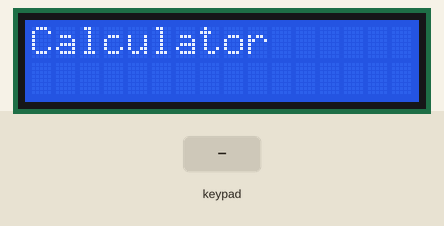
A sketch run on a simulated Arduino Uno, built with avr-gcc and run on an emulated ATmega328P. Parts: 16×2 character LCD. The test bench sets the inputs (shaded band).

Above: at 1.2 s.
1.3 s: keypad keys 7 + 5 = pressed 0.4 s apart
At 3.5 s:
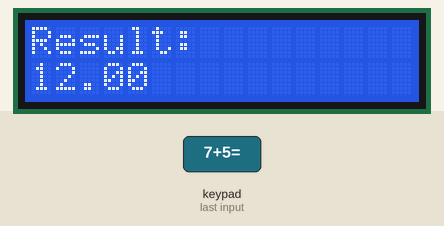
4.4 s: key '*' pressed
At 4.7 s:
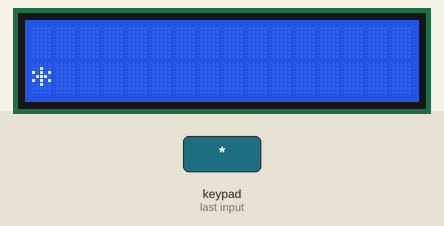
5.9 s: key '/' pressed
At 6.7 s:
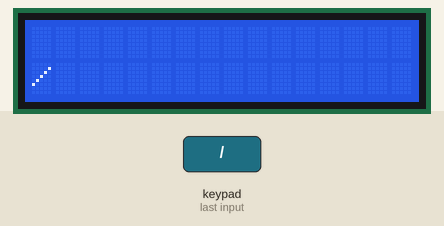
7.4 s: key '=' pressed
At 8.3 s:
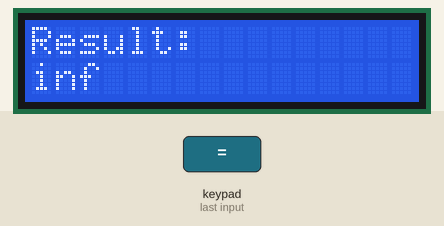
8.9 s: keypad keys 9 8 7 6 pressed 0.4 s apart
At 11.2 s:
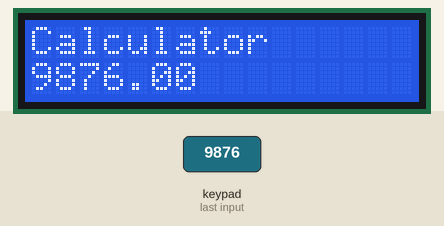
12.0 s: key '+' pressed
At 12.8 s:
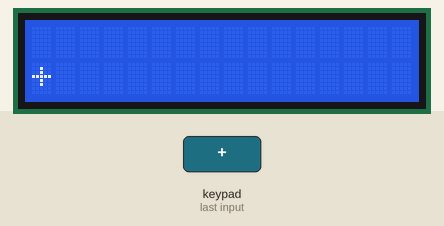
Timing chart, 0 to 14.5 s (numbered marks = the images above; inputs shaded):
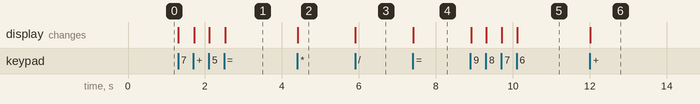

The sketch:

Prj04_SimpleCalcWithKeypad.ino
```cpp
#include <Wire.h>
#include <LiquidCrystal_I2C.h>
#include <Keypad.h>

// SDA - A4, SCL - A5
// Initialize the LCD object with I2C address 0x27, 16 columns, 2 rows
LiquidCrystal_I2C lcd(0x27, 16, 2);

// Set up the configuration for the Keypad
const byte ROWS = 4; // Number of rows
const byte COLS = 4; // Number of columns
char keys[ROWS][COLS] = {
  {'1','2','3','+'},
  {'4','5','6','-'},
  {'7','8','9','*'},
  {'C','0','=','/'}
};

byte rowPins[ROWS] = {9, 8, 7, 6}; // Pins connected to the rows of the keypad
byte colPins[COLS] = {5, 4, 3, 2}; // Pins connected to the columns of the keypad

Keypad keypad = Keypad( makeKeymap(keys), rowPins, colPins, ROWS, COLS );

float num1 = 0, num2 = 0;
char operatorChar;
boolean operatorPressed = false;
boolean resultDisplayed = false;

void setup() {
  lcd.init();  // Initialize the LCD
  lcd.backlight();  // Turn on the LCD backlight
  lcd.setCursor(0, 0);
  lcd.print("Calculator");
}

void loop() {
  char key = keypad.getKey();

  if (key) {
    if (key >= '0' && key <= '9') {
      if (resultDisplayed) {
        // Start a new calculation if a number is pressed after displaying the result
        num1 = 0;
        num2 = 0;
        operatorPressed = false;
        resultDisplayed = false;
        lcd.clear();
        lcd.setCursor(0, 0);
        lcd.print("Calculator");
      }

      if (operatorPressed) {
        num2 = num2 * 10 + (key - '0');
        lcd.setCursor(0, 1);
        lcd.print(num2);
      } else {
        num1 = num1 * 10 + (key - '0');
        lcd.setCursor(0, 1);
        lcd.print(num1);
      }
    } else if (key == '+' || key == '-' || key == '*' || key == '/') {
      operatorChar = key;
      operatorPressed = true;
      resultDisplayed = false;
      lcd.clear();
      lcd.setCursor(0, 1);
      lcd.print(operatorChar);
      lcd.print(' '); // Add a space for better readability
    } else if (key == '=') {
      float result = 0;
      if (operatorChar == '+') {
        result = num1 + num2;
      } else if (operatorChar == '-') {
        result = num1 - num2;
      } else if (operatorChar == '*') {
        result = num1 * num2;
      } else if (operatorChar == '/') {
        result = num1 / num2;
      }
      lcd.clear();
      lcd.setCursor(0, 0);
      lcd.print("Result:");
      lcd.setCursor(0, 1);
      lcd.print(result);

      // Store the result for potential further calculations but set flag to start new if needed
      num1 = result;
      num2 = 0;
      operatorPressed = false;
      resultDisplayed = true;
    } else if (key == 'C') {
      // Clear everything
      lcd.clear();
      lcd.setCursor(0, 0);
      lcd.print("Calculator");
      num1 = num2 = 0;
      operatorPressed = false;
      resultDisplayed = false;
    }
  }
}
```

Measured:
- after the input at 1.3 s, the display: first changes at once (image 1 shows a later state)
- after the input at 4.4 s, the display: changes at once (image 2)
- after the input at 5.9 s, the display: changes at once (image 3)
- after the input at 7.4 s, the display: changes at once (image 4)
- after the input at 8.9 s, the display: first changes at once (image 5 shows a later state)
- after the input at 12.0 s, the display: changes at once (image 6)
